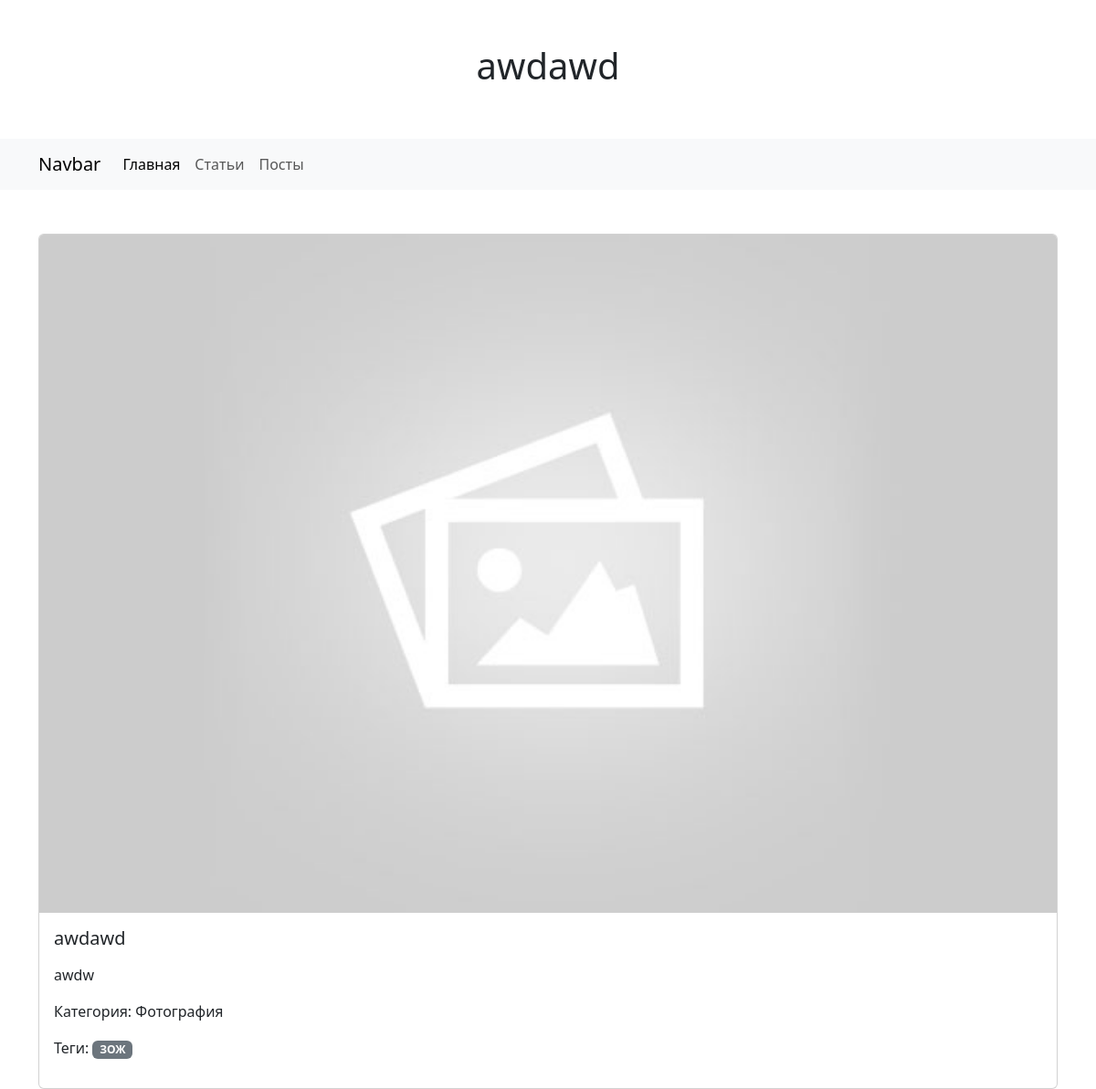
The app's page /articles/awdawd/, older data.
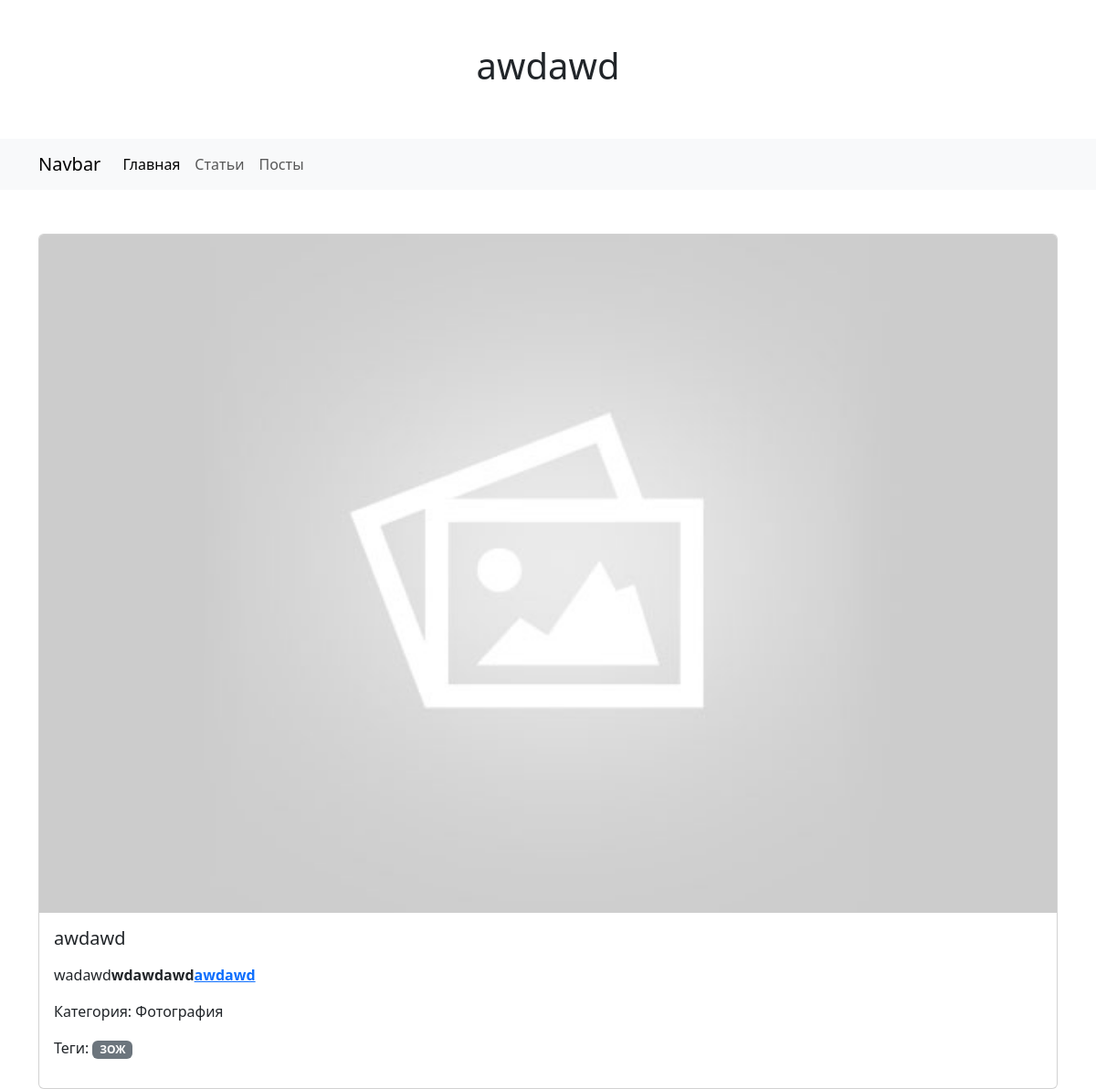
The same page, newer data.
### articles/models.py (models this page shows, shortened)
class Article(models.Model):
    id = models.AutoField(primary_key=True, verbose_name="ID")
    name = models.CharField(max_length=255, verbose_name="Название статьи")
    content = CKEditor5Field(verbose_name='Описание', config_name='extends')
    excerpt = models.TextField(verbose_name='Отрывок', blank=True)
    featured_image = models.ImageField(
        blank=True, default="default.jpg", upload_to="images/", verbose_name="Изображение"
    )
    slug = models.SlugField(unique=True, verbose_name="Слаг статьи")
    tags = models.ManyToManyField(Tag, verbose_name="Теги")
    category = models.ForeignKey(
        Category, on_delete=models.SET_NULL, null=True, verbose_name="Категория"
    )

class Category(models.Model):
    id = models.AutoField(primary_key=True, verbose_name="ID")
    name = models.CharField(max_length=255, verbose_name="Название категории")
    slug = models.SlugField(unique=True, verbose_name="Слаг категории")

### articles/views.py (the view)
# urls.py: path('<slug:slug>/', views.article_detail, name='article.detail'),
def article_detail(request, slug):
    article = get_object_or_404(Article, slug=slug)
    return render(request, 'articles/detail.html', {'article': article})

### articles/templates/articles/detail.html (shortened to what this page needs)
{% extends "base.html" %}
{% block header %}{{ form.media }}{{ article.name }}{% endblock header %}
{% block content %}
<div class="card">
    <img src="{{ article.featured_image.url }}" class="card-img-top" alt="{{ article.name }}">
    <div class="card-body">
        <h5 class="card-title">{{ article.name }}</h5>
        <p class="card-text">{{ article.content|safe }}</p>
        <p>Категория: {{ article.category.name }}</p>
        <p>Теги:
            {% for tag in article.tags.all %}
            <span class="badge bg-secondary">{{ tag.name }}</span>
            {% endfor %}
        </p>
    </div>
</div>
{% endblock content %}

Row changes from the older to the newer data that the page shows:
changed Article "awdawd": content "awdw" → "wadawd wdawdawd awdawd"
